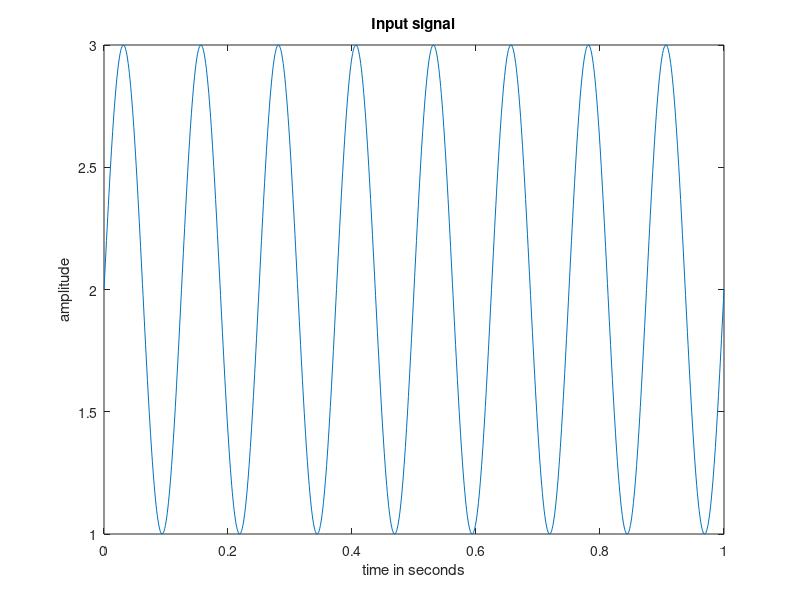
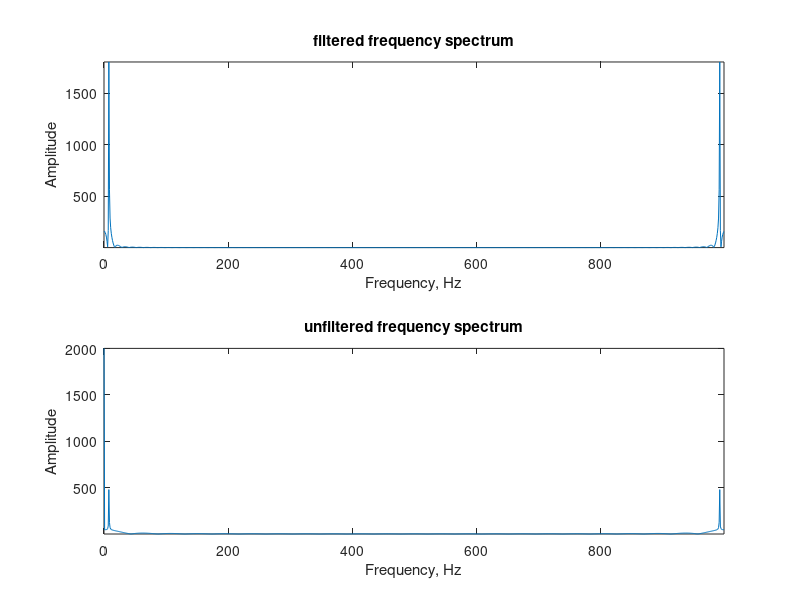

MATLAB code to generate these figures, in order:
close all; clear all;
cd ~/radarProject/
f = 1008;
t = 0:.001:1;
sig = 2+sin(2*pi*f.*t);
figure('Name', 'Input Signal');
clf;
plot(t, sig);
title('Input signal');
xlabel('time in seconds');
ylabel('amplitude');


h1 = zeros(1,1024);
for k = (63+1):1000
    h1(k) = sig(k) - sig(k-63);
end

h2 = zeros(1,1024);
for k = (64+1):1000
    h2(k) = sig(k) - sig(k-64);
end

h = h1 + h2;
g = zeros(1,1024);
for k = 1:length(sig)
    g(k) = sig(k);
end

fs = 1/.001
H = abs(fft(h, 1024));
G = abs(fft(g, 1024));
len = length(H);
w = (0:len-1)*fs;
w = w./len;
figure('Name', 'frequency spectrum');
clf;
subplot(2,1,1);
plot(w,H);
axis tight;
title('filtered frequency spectrum');
xlabel('Frequency, Hz');
ylabel('Amplitude');
subplot(2,1,2);
plot(w,G);
axis tight;
title('unfiltered frequency spectrum');
xlabel('Frequency, Hz');
ylabel('Amplitude');

f1 = 1/(.001*63)
fdip = f1*63.5
